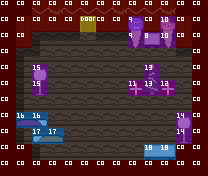

Below is a game level as drawn by its tile map, then a one-line description and the .tmx file that defines it, in full:
An orthogonal 13x11 tile map with 16x16 px tiles, 3 tile layers (Tile Layer 1, Tile Layer 2, Tile Layer 3), 2 tilesets.

<map version="1.0" tiledversion="2017.10.31" orientation="orthogonal" renderorder="right-down" width="13" height="11" tilewidth="16" tileheight="16" infinite="0" nextobjectid="1">
 <tileset firstgid="1" source="../tilesets/world-tileset.tsx" />
 <tileset firstgid="4097" source="../tilesets/collision-tileset.tsx" />
 <layer name="Tile Layer 1" width="13" height="11">
  <data encoding="csv">
1,1,392,393,392,392,392,393,392,392,393,1,1,
1,3,68,196,68,259,68,196,68,196,196,3,1,
1,67,193,129,129,2,129,129,129,129,129,67,1,
1,193,130,2,2,2,2,2,2,2,2,129,1,
1,66,2,2,2,2,2,2,2,2,2,2,1,
1,66,2,2,2,2,2,2,2,2,2,2,1,
1,66,2,2,2,2,2,2,2,2,2,2,1,
1,66,2,2,2,2,2,2,2,2,2,2,1,
1,66,2,2,2,2,2,2,2,2,2,2,1,
1,1,66,2,2,2,2,2,2,2,2,1,1,
1,1,1,1,1,1,1,1,1,1,1,1,1
</data>
 </layer>
 <layer name="Tile Layer 2" width="13" height="11">
  <data encoding="csv">
0,0,0,0,0,0,0,0,0,0,0,0,0,
0,0,0,0,0,0,0,0,521,0,520,0,0,
0,0,0,0,0,0,0,0,585,324,584,0,0,
0,0,0,0,0,0,0,0,0,0,0,0,0,
0,0,516,0,0,0,0,0,0,391,0,0,0,
0,0,580,0,0,0,0,0,270,455,270,0,0,
0,0,0,0,0,0,0,0,0,0,0,0,0,
0,518,519,0,0,0,0,0,0,0,0,516,0,
0,0,268,269,0,0,0,0,0,0,0,580,0,
0,0,0,0,0,0,0,0,0,325,326,0,0,
0,0,0,0,0,0,0,0,0,0,0,0,0
</data>
 </layer>
 <layer name="Tile Layer 3" width="13" height="11">
  <data encoding="csv">
4098,4098,4098,4098,4098,4098,4098,4098,4098,4098,4098,4098,4098,
4098,4098,4098,4098,4098,4099,4098,4098,4106,4098,4107,4098,4098,
4098,4098,0,0,0,0,0,0,4106,4105,4107,4098,4098,
4098,0,0,0,0,0,0,0,0,0,0,0,4098,
4098,0,4112,0,0,0,0,0,0,4110,0,0,4098,
4098,0,4112,0,0,0,0,0,4108,4110,4109,0,4098,
4098,0,0,0,0,0,0,0,0,0,0,0,4098,
4098,4113,4113,0,0,0,0,0,0,0,0,4111,4098,
4098,0,4114,4114,0,0,0,0,0,0,0,4111,4098,
4098,4098,0,0,0,0,0,0,0,4115,4115,4098,4098,
4098,4098,4098,4098,4098,4098,4098,4098,4098,4098,4098,4098,4098
</data>
 </layer>
</map>
